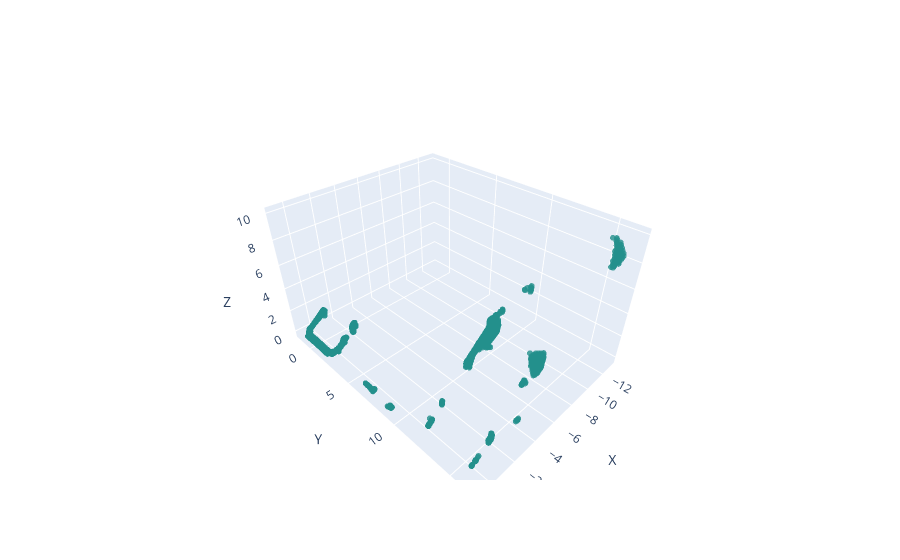

Notebook source saved alongside this figure:
### Code cell
import plotly.graph_objs as go
import pandas as pd

# Read the CSV file
df = pd.read_csv('/home/link/Projects/curly_slam/data/ethz/local_frame/Hokuyo_34.csv')

# filter out the points that 2DscanId!=0 or 1
df = df[df['2DscanId'] < 10]

# Create a scatter plot
fig = go.Figure(data=go.Scatter3d(
    x=df['x'],
    y=df['y'],
    z=df['z'],
    mode='markers',
    marker=dict(
        size=2,
        color=df['Intensities'],  # Use intensity as color
        colorscale='Viridis',  # Set the colorscale
        opacity=0.8
    )
))

# Set the axis labels
fig.update_layout(scene=dict(
    xaxis_title='X',
    yaxis_title='Y',
    zaxis_title='Z'
))

# Show the plot
fig.show()

### Figure 1 — Plotly figure (JSON) as saved in the notebook; plotly's stock layout.template omitted (floating-point values rounded to 4 significant figures; data arrays with more than 128 entries replaced by an {"elided": "..."} marker saying what was removed)
{"data": [{"marker": {"color": {"elided": "10737 int values"}, "colorscale": [[0, "#440154"], [0.1111, "#482878"], [0.2222, "#3e4989"], [0.3333, "#31688e"], [0.4444, "#26828e"], [0.5556, "#1f9e89"], [0.6667, "#35b779"], [0.7778, "#6ece58"], [0.8889, "#b5de2b"], [1, "#fde725"]], "opacity": 0.8, "size": 2}, "mode": "markers", "type": "scatter3d", "x": {"elided": "10737 float values"}, "y": {"elided": "10737 float values"}, "z": {"elided": "10737 float values"}}], "layout": {"scene": {"xaxis": {"title": {"text": "X"}}, "yaxis": {"title": {"text": "Y"}}, "zaxis": {"title": {"text": "Z"}}}}}
